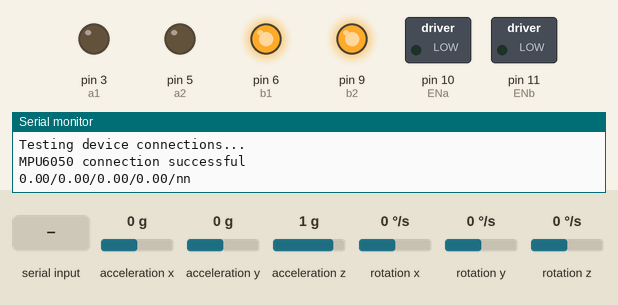
Recording of a sketch running on a simulated Arduino Uno, built with avr-gcc and run on an emulated ATmega328P. Parts: switched loads named in the sketch (green lamp = pin HIGH), output pins drawn as LEDs (lit = HIGH), the last lines printed to the serial monitor. Inputs (shaded band) come from the test bench; at power-on: acceleration z 1 g, acceleration y 0 g, rotation x 0 °/s, acceleration x 0 g, rotation y 0 °/s, rotation z 0 °/s.

Above: at 1.9 s.
2.0 s: acceleration z set to 0.2 g
3.5 s: acceleration z set to -0.1 g
At 4.0 s:
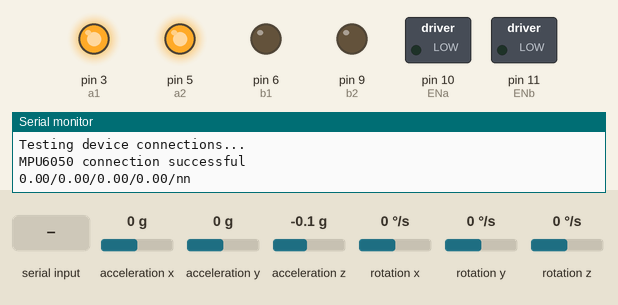
5.1 s: "90,45,200\n" received over Serial
8.1 s: acceleration y set to -0.3 g
At 9.5 s:
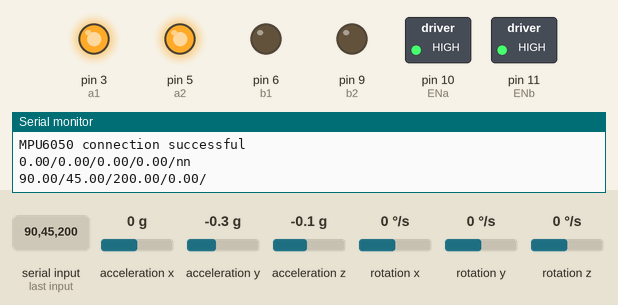
9.8 s: rotation x set to 192 °/s
At 10.7 s:
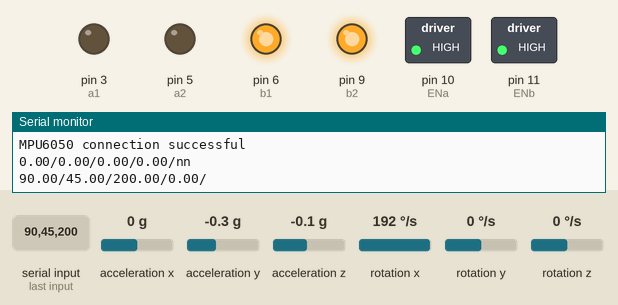
12.5 s: "1,90,45\n" received over Serial
At 15.7 s:
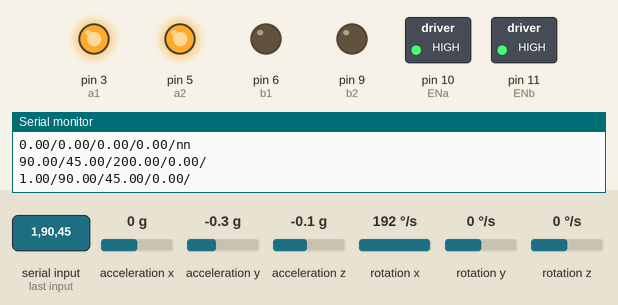
Timing chart, 0 to 16.5 s (numbered marks = the images above; inputs shaded):
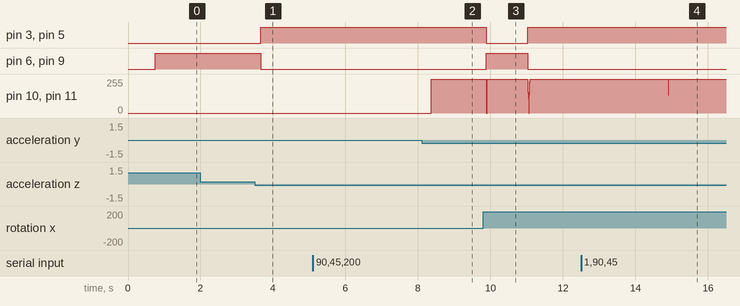

The sketch:

code.ino
```cpp
#include "Wire.h"
#include "I2Cdev.h"
#include "MPU6050.h"
#define G 16384.0      //Both Values obtained from MPU6050 Datasheet
#define GYRO_SCL 131.0

#include <EEPROMex.h>
// 1.X Interface PINS and Modules Variables
// 1.0 Timing Variables
uint32_t loopStartTime;

// 1.1 Motor PINS and variables   //Both Motors are drived together
const int a1 = 3;          //left motor  / forward
const int a2 = 5;          //Right motor / forward
const int ENa = 10;// pin 1 on L293D IC
const int b1 = 6;       //left motor  / backward
const int b2 = 9;       //Right motor / backward
const int ENb = 11;    //pin 9 on L293D IC
double Speed = 0;
char Dir = 'f';

//1.2 MPU6050 PINS
/*
  Pin 1 = 3.3V
  Pin 2 = GND
  Pin 3 = A5
  Pin 4 = A4
*/

//1.3 Output Led Pin and Variables
//#define LED_PIN 13
//bool blinkState = false;

//1.4 MPU6050 Variables
MPU6050 accelgyro;

int16_t ax, ay, az;
int16_t gx, gy, gz;
double acc_angle;
double gyro_rate;

//1.5 Kalman Filter Variables
float Q_angle  =  0.001;
float Q_gyro   =  0.003;
float R_angle  =  0.03;

double actAngle; //Output Angle
double angle = 0;  // Reset the angle
float bias = 0;   // Reset bias
float P_00 = 0, P_01 = 0, P_10 = 0, P_11 = 0;  //error covirance matrix reset to 0
float dt, y, S;
float K_0, K_1;

//1.6 PID Variables
//Setpoint. where the robot is balanced.
double Setpoint = -1;
//distance away from setpoint
double error, ITerm, lastInput, dInput;
         // <<<<<---------

unsigned long SampleTime= 100;
unsigned long lastTime;
double outMin = -255.0, outMax = 255.0;
double output; //Temp Var for debugging


int addressFloat=0;
float Kp = 0.0;
float Ki = 0.0;
float Kd = 0.0;
String Deb = "nn";
//3.0 Implementation Code
//3.1 Setup Intialization Code
void setup() {

 Kp = EEPROM.readFloat(0);
 delay(100);
 Ki = EEPROM.readFloat(8) * 20;
 delay(100);
 Kd = EEPROM.readFloat(16) / 20;
 delay(100);
 Setpoint = EEPROM.readFloat(32) ;

    // join I2C bus (I2Cdev library doesn't do this automatically)
    Wire.begin();

    // initialize serial communication
    Serial.begin(9600);

    // initialize device
    Serial.println(F("Initializing I2C devices..."));
    accelgyro.initialize();

    // verify connection
    Serial.println(F("Testing device connections..."));
    Serial.println(accelgyro.testConnection() ? F("MPU6050 connection successful") : F("MPU6050 connection failed"));

    loopStartTime = millis();

    SetSampleTime(5);
    lastTime = millis()-SampleTime;
    addressFloat  = EEPROM.getAddress(sizeof(float));
    //configure Arduino Pins
    pinMode(a1, OUTPUT);
    pinMode(a2, OUTPUT);
    pinMode(b1, OUTPUT);
    pinMode(b2, OUTPUT);
   // pinMode(ENa, OUTPUT);
   // pinMode(ENb, OUTPUT);
      Serial.print(Kp);
      Serial.print('/');
      Serial.print(Ki);
      Serial.print('/');
      Serial.print(Kd);
      Serial.print('/');
      Serial.print(Setpoint);
      Serial.print('/');
      Serial.println(Deb);
      delay(400);


}  //setup

//3.2 Execution Loop
void loop() {
    if (Serial.available() > 0) {//If we sent the program a command deal with it
      for (int x = 0; x < 6; x++) {
        switch (x) {
          case 0: Kp = Serial.parseFloat(); EEPROM.updateFloat(0,Kp);break;
          case 1: Ki = Serial.parseFloat(); EEPROM.updateFloat(8,Ki);break;
          case 2: Kd = Serial.parseFloat(); EEPROM.updateFloat(16,Kd);break;
          case 3: Setpoint = Serial.parseFloat(); EEPROM.updateFloat(32,Setpoint);break;
          case 4: Deb= Serial.readString();
        }
      }
      Serial.print(Kp);
      Serial.print('/');
      Serial.print(Ki);
      Serial.print('/');
      Serial.print(Kd);
      Serial.print('/');
      Serial.print(Setpoint);
      Serial.print('/');
      Serial.println(Deb);
      delay(400);

    }
  // read raw accel/gyro measurements from device
    accelgyro.getMotion6(&ax, &ay, &az, &gx, &gy, &gz);    //Debug_Raw();

    acc_angle = getAccAng(ay, az);
    gyro_rate = gx / GYRO_SCL;    //Debug_Orient();

    actAngle = kalmanCalculate( acc_angle, gyro_rate, millis() - loopStartTime )+90;
    loopStartTime = millis();    //Debug_Filtered();

    error = Setpoint - actAngle; //distance away from setpoint

    if( error > 0 ) {
      Dir = 'f';
    }
    else if ( error < 0 ) {
      Dir = 'r';
    }

    Compute();

    if(Speed < 75)
      Speed = 0;    //To Stop Whinning Sound of the Motors as Low Speeds

    if ( actAngle < -30 || actAngle > 30)
      Speed = 0;    //No point of Trying to balance the robot if it is after 30 degrees

    if (Deb=="yy")
       Debug_PID();

    Drive_Motor( Speed, Dir);

    // blink LED to indicate activity
   // blinkState = !blinkState;
  //  digitalWrite(LED_PIN, blinkState);
}  //loop

//4.X Additional Function
//4.1 Calculate Acc Angle
inline double getAccAng(int16_t ay, int16_t az) {
    // Convert to 360 degrees resolution
    // atan2 outputs the value of -π to π (radians)
    // We are then convert it to 0 to 2π and then from radians to degrees
    double angle = ( ( atan2( -ay , -az ) + PI ) * RAD_TO_DEG );

    if( angle >= 180 ) {  //to map the range from -180 to 180
      angle -= 360;
    }
    return angle;
}

//4.2 Kalman Function
double kalmanCalculate(float newAngle, float newRate,int looptime) {

    dt = looptime / 1000.0;
    angle += dt * (newRate - bias);  //angle = rate * timesample

    P_00 +=  dt * ( dt * P_11 - P_01 - P_10 + Q_angle);
    P_01 -=  dt * P_11;
    P_10 -=  dt * P_11;
    P_11 +=  Q_gyro * dt;

    S = P_00 + R_angle;
    K_0 = P_00 / S;
    K_1 = P_10 / S;

    y = newAngle - angle;
    angle +=  K_0 * y;
    bias  +=  K_1 * y;

    P_00 -= K_0 * P_00;
    P_01 -= K_0 * P_01;
    P_10 -= K_1 * P_00;
    P_11 -= K_1 * P_01;

    return angle;
}  //Kalman

//4.3 Drive Motors
void Drive_Motor( double Speed, char Dir) {

  if(Dir == 'r') { //

    digitalWrite(a1,LOW);
    digitalWrite(a2,LOW);
    digitalWrite(b1,HIGH);
    digitalWrite(b2,HIGH);
  }
  else if( Dir == 'f' ) {//
    digitalWrite(a1,HIGH);
    digitalWrite(a2,HIGH);
    digitalWrite(b1,LOW);
    digitalWrite(b2,LOW);

  }

  analogWrite(ENa, (int) Speed);  //PWM is written last to ensure the Motor move in the
  analogWrite(ENb, (int) Speed);                                 //correct direction

}  //Drive_Motor

void SetSampleTime(int NewSampleTime)
{
   if (NewSampleTime > 0)
   {
      double ratio  = (double)NewSampleTime / (double)SampleTime;
      Ki *= ratio;
      Kd /= ratio;
      SampleTime = (unsigned long)NewSampleTime;
   }
}

void Compute()
{
   unsigned long now = millis();
   unsigned long timeChange = (now - lastTime);
   if(timeChange >= SampleTime)
   {
      /*Compute all the working error variables*/
      ITerm += (Ki * error);

      if(ITerm > outMax) ITerm= outMax;      //To reduce the time ITerm needs to settle down after error was recovered
      else if(ITerm < outMin) ITerm= outMin;

      dInput = (actAngle - lastInput);

      /*Compute PID Output*/
      output = Kp * error + ITerm - Kd * dInput;

      if(output > outMax) output = outMax;
      if(output < outMin) output = outMin;
      if(output < 0) output = abs(output);

      Speed = output;

      /*Remember some variables for next time*/
      lastInput = actAngle;
      lastTime = now;
   }
}

//5.X Debug Functions
//5.1 Printing MPU6050 Output Raw Values
//TODO: More Style Formating
void Debug_Raw() {
    // display tab-separated accel/gyro x/y/z values
    Serial.print(F("MPU Raw Readings: "));
    Serial.print(ax); Serial.print("\t");
    Serial.print(ay); Serial.print("\t");
    Serial.print(az); Serial.print("\t");
    Serial.print(gx); Serial.print("\t");
    Serial.print(gy); Serial.print("\t");
    Serial.println(gz);
}

void Debug_Orient() {
    Serial.print(F("Robot Orientation: "));
    Serial.print(acc_angle); Serial.print("\t");
    Serial.println(gyro_rate);
}

void Debug_Filtered() {
    Serial.print(F("Robot Actual Angle: "));
    Serial.print(F("Angle:"));         Serial.println(actAngle);
}

void Debug_PID() {
    Serial.print(F("PID: "));
    Serial.print(F("A:"));         Serial.print(actAngle);       Serial.print("\t");
    Serial.print(F("E:"));         Serial.print(error);          Serial.print("\t");
    Serial.print(F("P:"));  Serial.print(Kp * error);     Serial.print("\t");
    Serial.print(F("I:"));      Serial.print(ITerm);          Serial.print("\t");
    Serial.print(F("D:"));    Serial.print(Kd * dInput);    Serial.print("\t");
    Serial.print(F("O:"));        Serial.print(output);         Serial.print("\t");
    Serial.print(F("D:"));           Serial.print(Dir);            Serial.print("\t");
    Serial.print(F("S:"));         Serial.println(Speed);     Serial.print("\t");
    Serial.print(F("Kp:"));         Serial.println(Kp);     Serial.print("\t");
    Serial.print(F("ki:"));         Serial.println(Ki);     Serial.print("\t");
    Serial.print(F("kd:"));         Serial.println(Kd);
}

void Debug_Motion() {
    Serial.print(F("Robot Motion: "));
    Serial.print(F("Angle:"));         Serial.print(actAngle);       Serial.print("\t");
    Serial.print(F("Dir:"));           Serial.print(Dir);            Serial.print("\t");
    Serial.print(F("Speed:"));         Serial.println(Speed);
}
```

Measured:
- the behaviour switches between 0.1 and 0 g on acceleration z (found by bisection; images 0 and 1)
- the behaviour switches between -0.1 and -0.2 g on acceleration y (found by bisection; images 1 and 2)
- after the input at 2.0 s, every drawn part: stays the same
- after the input at 3.5 s, pin 3 (a1), pin 5 (a2): LOW → HIGH after 0.17 s; pin 6 (b1), pin 9 (b2): HIGH → LOW after 0.17 s
- after the input at 8.1 s, pin 10 (ENa), pin 11 (ENb): 0/255 → 255/255 after 0.26 s
- after the input at 9.8 s, pin 3 (a1), pin 5 (a2): HIGH → LOW after 0.09 s, → HIGH 1.1 s later; pin 6 (b1), pin 9 (b2): LOW → HIGH after 0.09 s, → LOW 1.1 s later
- after the input at 12.5 s, pin 10 (ENa), pin 11 (ENb): 255/255 → 137/255 after 2.4 s, → 255/255 0.01 s later
